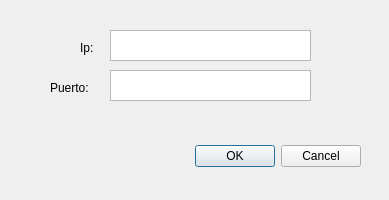
<?xml version="1.0" encoding="UTF-8"?>
<ui version="4.0">
 <class>Dialog</class>
 <widget class="QDialog" name="Dialog">
  <property name="geometry">
   <rect>
    <x>0</x>
    <y>0</y>
    <width>389</width>
    <height>200</height>
   </rect>
  </property>
  <property name="windowTitle">
   <string>Dialog</string>
  </property>
  <widget class="QDialogButtonBox" name="buttonBox">
   <property name="geometry">
    <rect>
     <x>20</x>
     <y>140</y>
     <width>341</width>
     <height>32</height>
    </rect>
   </property>
   <property name="orientation">
    <enum>Qt::Horizontal</enum>
   </property>
   <property name="standardButtons">
    <set>QDialogButtonBox::Cancel|QDialogButtonBox::Ok</set>
   </property>
  </widget>
  <widget class="QLabel" name="label_2">
   <property name="geometry">
    <rect>
     <x>50</x>
     <y>80</y>
     <width>59</width>
     <height>15</height>
    </rect>
   </property>
   <property name="text">
    <string>Puerto:</string>
   </property>
  </widget>
  <widget class="QLabel" name="label">
   <property name="geometry">
    <rect>
     <x>80</x>
     <y>40</y>
     <width>21</width>
     <height>16</height>
    </rect>
   </property>
   <property name="text">
    <string>Ip:</string>
   </property>
  </widget>
  <widget class="QTextEdit" name="textEdit_2">
   <property name="geometry">
    <rect>
     <x>110</x>
     <y>70</y>
     <width>201</width>
     <height>31</height>
    </rect>
   </property>
  </widget>
  <widget class="QTextEdit" name="textEdit">
   <property name="geometry">
    <rect>
     <x>110</x>
     <y>30</y>
     <width>201</width>
     <height>31</height>
    </rect>
   </property>
  </widget>
 </widget>
 <resources/>
 <connections>
  <connection>
   <sender>buttonBox</sender>
   <signal>accepted()</signal>
   <receiver>Dialog</receiver>
   <slot>accept()</slot>
   <hints>
    <hint type="sourcelabel">
     <x>248</x>
     <y>254</y>
    </hint>
    <hint type="destinationlabel">
     <x>157</x>
     <y>274</y>
    </hint>
   </hints>
  </connection>
  <connection>
   <sender>buttonBox</sender>
   <signal>rejected()</signal>
   <receiver>Dialog</receiver>
   <slot>reject()</slot>
   <hints>
    <hint type="sourcelabel">
     <x>316</x>
     <y>260</y>
    </hint>
    <hint type="destinationlabel">
     <x>286</x>
     <y>274</y>
    </hint>
   </hints>
  </connection>
 </connections>
</ui>
